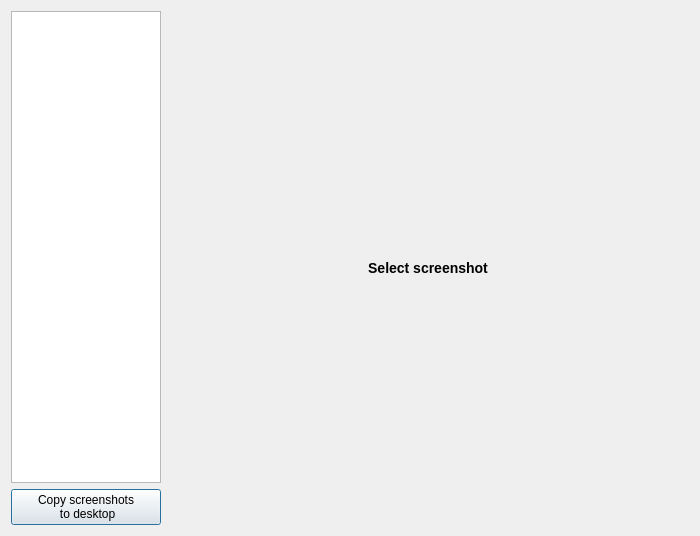
<?xml version="1.0" encoding="UTF-8"?>
<ui version="4.0">
 <class>Dialog</class>
 <widget class="QDialog" name="Dialog">
  <property name="windowModality">
   <enum>Qt::ApplicationModal</enum>
  </property>
  <property name="geometry">
   <rect>
    <x>0</x>
    <y>0</y>
    <width>700</width>
    <height>536</height>
   </rect>
  </property>
  <property name="sizePolicy">
   <sizepolicy hsizetype="Preferred" vsizetype="Preferred">
    <horstretch>70</horstretch>
    <verstretch>0</verstretch>
   </sizepolicy>
  </property>
  <property name="minimumSize">
   <size>
    <width>700</width>
    <height>500</height>
   </size>
  </property>
  <property name="windowTitle">
   <string>View all related screenshots - UrTDSC</string>
  </property>
  <property name="modal">
   <bool>true</bool>
  </property>
  <layout class="QGridLayout" name="gridLayout">
   <item row="0" column="0">
    <layout class="QHBoxLayout" name="horizontalLayout">
     <item>
      <layout class="QVBoxLayout" name="verticalLayout_3">
       <item>
        <widget class="QListWidget" name="screenshotsList">
         <property name="sizePolicy">
          <sizepolicy hsizetype="Minimum" vsizetype="Expanding">
           <horstretch>0</horstretch>
           <verstretch>0</verstretch>
          </sizepolicy>
         </property>
         <property name="minimumSize">
          <size>
           <width>150</width>
           <height>0</height>
          </size>
         </property>
         <property name="maximumSize">
          <size>
           <width>150</width>
           <height>16777215</height>
          </size>
         </property>
         <property name="verticalScrollBarPolicy">
          <enum>Qt::ScrollBarAlwaysOff</enum>
         </property>
         <property name="horizontalScrollBarPolicy">
          <enum>Qt::ScrollBarAlwaysOff</enum>
         </property>
        </widget>
       </item>
       <item>
        <widget class="QPushButton" name="copyToDesktop">
         <property name="minimumSize">
          <size>
           <width>150</width>
           <height>0</height>
          </size>
         </property>
         <property name="maximumSize">
          <size>
           <width>150</width>
           <height>16777215</height>
          </size>
         </property>
         <property name="text">
          <string>Copy screenshots
 to desktop</string>
         </property>
        </widget>
       </item>
      </layout>
     </item>
     <item>
      <widget class="QLabel" name="label">
       <property name="sizePolicy">
        <sizepolicy hsizetype="Expanding" vsizetype="Expanding">
         <horstretch>0</horstretch>
         <verstretch>0</verstretch>
        </sizepolicy>
       </property>
       <property name="font">
        <font>
         <weight>50</weight>
         <bold>false</bold>
        </font>
       </property>
       <property name="text">
        <string>&lt;!DOCTYPE HTML PUBLIC &quot;-//W3C//DTD HTML 4.0//EN&quot; &quot;http://www.w3.org/TR/REC-html40/strict.dtd&quot;&gt;
&lt;html&gt;&lt;head&gt;&lt;meta name=&quot;qrichtext&quot; content=&quot;1&quot; /&gt;&lt;style type=&quot;text/css&quot;&gt;
p, li { white-space: pre-wrap; }
&lt;/style&gt;&lt;/head&gt;&lt;body style=&quot; font-family:'PT Sans'; font-size:10pt; font-weight:400; font-style:normal;&quot;&gt;
&lt;p style=&quot; margin-top:0px; margin-bottom:0px; margin-left:0px; margin-right:0px; -qt-block-indent:0; text-indent:0px;&quot;&gt;&lt;b&gt;&lt;big&gt;Select screenshot&lt;/big&gt;&lt;/b&gt;&lt;/p&gt;&lt;/body&gt;&lt;/html&gt;</string>
       </property>
       <property name="scaledContents">
        <bool>true</bool>
       </property>
       <property name="alignment">
        <set>Qt::AlignCenter</set>
       </property>
      </widget>
     </item>
    </layout>
   </item>
  </layout>
 </widget>
 <resources/>
 <connections/>
</ui>
